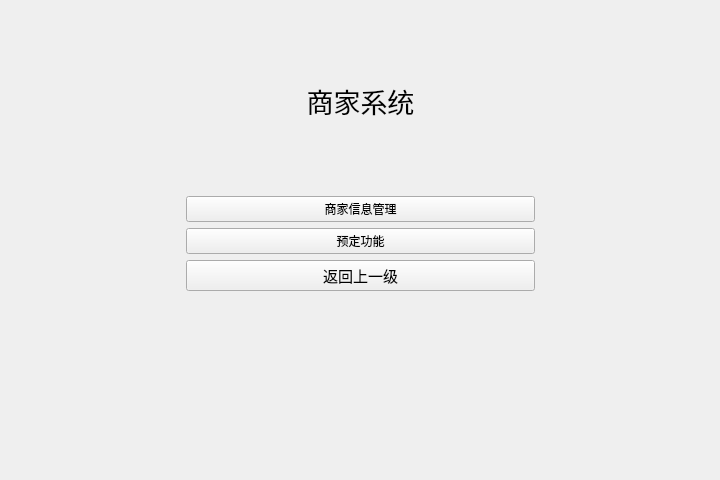
<?xml version="1.0" encoding="UTF-8"?>
<ui version="4.0">
 <class>Salor</class>
 <widget class="QWidget" name="Salor">
  <property name="geometry">
   <rect>
    <x>0</x>
    <y>0</y>
    <width>720</width>
    <height>480</height>
   </rect>
  </property>
  <property name="minimumSize">
   <size>
    <width>720</width>
    <height>480</height>
   </size>
  </property>
  <property name="maximumSize">
   <size>
    <width>720</width>
    <height>480</height>
   </size>
  </property>
  <property name="windowTitle">
   <string>Form</string>
  </property>
  <layout class="QGridLayout" name="gridLayout" rowstretch="1,2,1" columnstretch="1,2,1">
   <item row="0" column="1">
    <layout class="QVBoxLayout" name="verticalLayout">
     <item>
      <widget class="QLabel" name="label">
       <property name="font">
        <font>
         <pointsize>20</pointsize>
        </font>
       </property>
       <property name="text">
        <string>商家系统</string>
       </property>
       <property name="alignment">
        <set>Qt::AlignCenter</set>
       </property>
      </widget>
     </item>
    </layout>
   </item>
   <item row="1" column="0">
    <spacer name="horizontalSpacer">
     <property name="orientation">
      <enum>Qt::Horizontal</enum>
     </property>
     <property name="sizeHint" stdset="0">
      <size>
       <width>170</width>
       <height>20</height>
      </size>
     </property>
    </spacer>
   </item>
   <item row="1" column="1">
    <layout class="QVBoxLayout" name="verticalLayout_2">
     <item>
      <widget class="QPushButton" name="pushButton">
       <property name="text">
        <string>商家信息管理</string>
       </property>
      </widget>
     </item>
     <item>
      <widget class="QPushButton" name="pushButton_3">
       <property name="text">
        <string>预定功能</string>
       </property>
      </widget>
     </item>
     <item>
      <widget class="QPushButton" name="back_button">
       <property name="font">
        <font>
         <pointsize>11</pointsize>
        </font>
       </property>
       <property name="text">
        <string>返回上一级</string>
       </property>
      </widget>
     </item>
    </layout>
   </item>
   <item row="1" column="2">
    <spacer name="horizontalSpacer_2">
     <property name="orientation">
      <enum>Qt::Horizontal</enum>
     </property>
     <property name="sizeHint" stdset="0">
      <size>
       <width>169</width>
       <height>20</height>
      </size>
     </property>
    </spacer>
   </item>
   <item row="2" column="1">
    <spacer name="verticalSpacer">
     <property name="orientation">
      <enum>Qt::Vertical</enum>
     </property>
     <property name="sizeHint" stdset="0">
      <size>
       <width>20</width>
       <height>109</height>
      </size>
     </property>
    </spacer>
   </item>
  </layout>
 </widget>
 <resources/>
 <connections/>
</ui>
